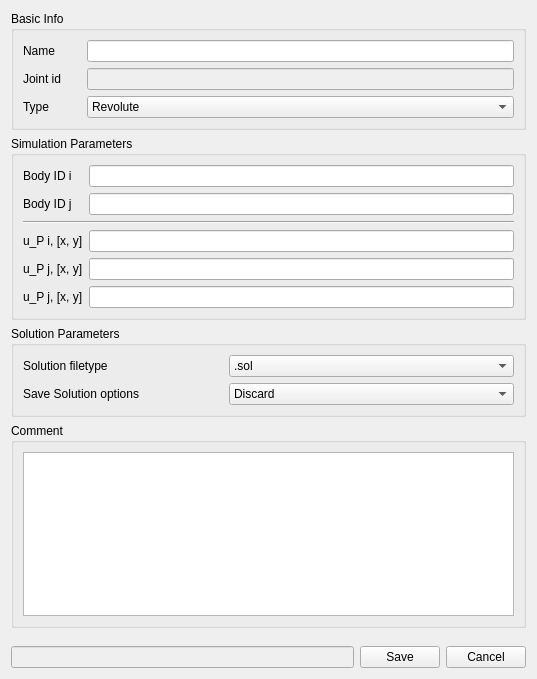
<?xml version="1.0" encoding="UTF-8"?>
<ui version="4.0">
 <class>Form</class>
 <widget class="QWidget" name="Form">
  <property name="geometry">
   <rect>
    <x>0</x>
    <y>0</y>
    <width>537</width>
    <height>679</height>
   </rect>
  </property>
  <property name="sizePolicy">
   <sizepolicy hsizetype="Preferred" vsizetype="Preferred">
    <horstretch>0</horstretch>
    <verstretch>0</verstretch>
   </sizepolicy>
  </property>
  <property name="minimumSize">
   <size>
    <width>537</width>
    <height>679</height>
   </size>
  </property>
  <property name="maximumSize">
   <size>
    <width>537</width>
    <height>1000</height>
   </size>
  </property>
  <property name="windowTitle">
   <string>Joint</string>
  </property>
  <layout class="QVBoxLayout" name="verticalLayout">
   <item>
    <widget class="QGroupBox" name="groupBox_basicInfo">
     <property name="title">
      <string>Basic Info</string>
     </property>
     <layout class="QGridLayout" name="gridLayout">
      <item row="0" column="0">
       <widget class="QLabel" name="name_label">
        <property name="text">
         <string>Name</string>
        </property>
       </widget>
      </item>
      <item row="2" column="3">
       <widget class="QComboBox" name="jointTypecomboBox">
        <item>
         <property name="text">
          <string>Revolute</string>
         </property>
        </item>
        <item>
         <property name="text">
          <string>Fixed</string>
         </property>
        </item>
        <item>
         <property name="text">
          <string>Prismatic</string>
         </property>
        </item>
       </widget>
      </item>
      <item row="1" column="3">
       <widget class="QLineEdit" name="jointID_lineEdit">
        <property name="enabled">
         <bool>false</bool>
        </property>
       </widget>
      </item>
      <item row="0" column="3">
       <widget class="QLineEdit" name="name_lineEdit"/>
      </item>
      <item row="2" column="0">
       <widget class="QLabel" name="jointType_label">
        <property name="text">
         <string>Type</string>
        </property>
       </widget>
      </item>
      <item row="1" column="0">
       <widget class="QLabel" name="jointID_label">
        <property name="text">
         <string>Joint id</string>
        </property>
       </widget>
      </item>
      <item row="0" column="1">
       <spacer name="horizontalSpacer">
        <property name="orientation">
         <enum>Qt::Horizontal</enum>
        </property>
        <property name="sizeType">
         <enum>QSizePolicy::Fixed</enum>
        </property>
        <property name="sizeHint" stdset="0">
         <size>
          <width>20</width>
          <height>20</height>
         </size>
        </property>
       </spacer>
      </item>
     </layout>
    </widget>
   </item>
   <item>
    <widget class="QGroupBox" name="groupBox_simulationParameters">
     <property name="title">
      <string>Simulation Parameters</string>
     </property>
     <layout class="QGridLayout" name="gridLayout_2">
      <item row="0" column="0">
       <widget class="QLabel" name="bodyIDi_label">
        <property name="text">
         <string>Body ID i</string>
        </property>
       </widget>
      </item>
      <item row="4" column="0">
       <widget class="QLabel" name="uPi_label">
        <property name="text">
         <string>u_P i, [x, y]</string>
        </property>
       </widget>
      </item>
      <item row="5" column="1">
       <widget class="QLineEdit" name="uPj_lineEdit"/>
      </item>
      <item row="1" column="1">
       <widget class="QLineEdit" name="bodyIDj_lineEdit"/>
      </item>
      <item row="1" column="0">
       <widget class="QLabel" name="bodyIDj_label">
        <property name="text">
         <string>Body ID j</string>
        </property>
       </widget>
      </item>
      <item row="5" column="0">
       <widget class="QLabel" name="uPj_label">
        <property name="text">
         <string>u_P j, [x, y]</string>
        </property>
       </widget>
      </item>
      <item row="0" column="1">
       <widget class="QLineEdit" name="bodyIDi_lineEdit"/>
      </item>
      <item row="2" column="0" colspan="2">
       <widget class="Line" name="line">
        <property name="orientation">
         <enum>Qt::Horizontal</enum>
        </property>
       </widget>
      </item>
      <item row="4" column="1">
       <widget class="QLineEdit" name="uPi_lineEdit"/>
      </item>
      <item row="6" column="0">
       <widget class="QLabel" name="uQi_label">
        <property name="text">
         <string>u_P j, [x, y]</string>
        </property>
       </widget>
      </item>
      <item row="6" column="1">
       <widget class="QLineEdit" name="uQi_lineEdit"/>
      </item>
     </layout>
    </widget>
   </item>
   <item>
    <widget class="QGroupBox" name="groupBox">
     <property name="sizePolicy">
      <sizepolicy hsizetype="Preferred" vsizetype="Fixed">
       <horstretch>0</horstretch>
       <verstretch>0</verstretch>
      </sizepolicy>
     </property>
     <property name="title">
      <string>Solution Parameters</string>
     </property>
     <layout class="QGridLayout" name="gridLayout_3">
      <item row="0" column="0">
       <widget class="QLabel" name="solutionFiletype_label">
        <property name="sizePolicy">
         <sizepolicy hsizetype="Fixed" vsizetype="Preferred">
          <horstretch>0</horstretch>
          <verstretch>0</verstretch>
         </sizepolicy>
        </property>
        <property name="minimumSize">
         <size>
          <width>200</width>
          <height>0</height>
         </size>
        </property>
        <property name="text">
         <string>Solution filetype</string>
        </property>
       </widget>
      </item>
      <item row="3" column="0">
       <widget class="QLabel" name="saveSolutionOptions_label">
        <property name="sizePolicy">
         <sizepolicy hsizetype="Fixed" vsizetype="Preferred">
          <horstretch>0</horstretch>
          <verstretch>0</verstretch>
         </sizepolicy>
        </property>
        <property name="minimumSize">
         <size>
          <width>100</width>
          <height>0</height>
         </size>
        </property>
        <property name="text">
         <string>Save Solution options</string>
        </property>
       </widget>
      </item>
      <item row="3" column="1">
       <widget class="QComboBox" name="saveDataToFile_comboBox">
        <item>
         <property name="text">
          <string>Discard</string>
         </property>
        </item>
        <item>
         <property name="text">
          <string>Overwrite (existing file)</string>
         </property>
        </item>
        <item>
         <property name="text">
          <string>Save to new (next available) file</string>
         </property>
        </item>
       </widget>
      </item>
      <item row="0" column="1">
       <widget class="QComboBox" name="solutionFiletype_comboBox">
        <property name="sizePolicy">
         <sizepolicy hsizetype="Expanding" vsizetype="Fixed">
          <horstretch>0</horstretch>
          <verstretch>0</verstretch>
         </sizepolicy>
        </property>
        <property name="minimumSize">
         <size>
          <width>0</width>
          <height>0</height>
         </size>
        </property>
        <item>
         <property name="text">
          <string>.sol</string>
         </property>
        </item>
        <item>
         <property name="text">
          <string>.dat</string>
         </property>
        </item>
        <item>
         <property name="text">
          <string>.xlsx</string>
         </property>
        </item>
       </widget>
      </item>
     </layout>
    </widget>
   </item>
   <item>
    <widget class="QGroupBox" name="groupBox_comment">
     <property name="title">
      <string>Comment</string>
     </property>
     <layout class="QGridLayout" name="gridLayout_4">
      <item row="0" column="0">
       <widget class="QTextEdit" name="comment_textEdit">
        <property name="sizePolicy">
         <sizepolicy hsizetype="Expanding" vsizetype="Minimum">
          <horstretch>0</horstretch>
          <verstretch>0</verstretch>
         </sizepolicy>
        </property>
        <property name="minimumSize">
         <size>
          <width>260</width>
          <height>4</height>
         </size>
        </property>
        <property name="maximumSize">
         <size>
          <width>1000</width>
          <height>1000</height>
         </size>
        </property>
       </widget>
      </item>
     </layout>
    </widget>
   </item>
   <item>
    <spacer name="verticalSpacer">
     <property name="orientation">
      <enum>Qt::Vertical</enum>
     </property>
     <property name="sizeHint" stdset="0">
      <size>
       <width>20</width>
       <height>40</height>
      </size>
     </property>
    </spacer>
   </item>
   <item>
    <layout class="QHBoxLayout" name="bottom_horizontalLayout">
     <item>
      <widget class="QLineEdit" name="info_lineEdit">
       <property name="enabled">
        <bool>false</bool>
       </property>
      </widget>
     </item>
     <item>
      <widget class="QPushButton" name="save_pushButton">
       <property name="text">
        <string>Save</string>
       </property>
      </widget>
     </item>
     <item>
      <widget class="QPushButton" name="cancel_pushButton">
       <property name="text">
        <string>Cancel</string>
       </property>
      </widget>
     </item>
    </layout>
   </item>
  </layout>
 </widget>
 <tabstops>
  <tabstop>name_lineEdit</tabstop>
  <tabstop>jointID_lineEdit</tabstop>
  <tabstop>jointTypecomboBox</tabstop>
  <tabstop>bodyIDi_lineEdit</tabstop>
  <tabstop>bodyIDj_lineEdit</tabstop>
  <tabstop>uPi_lineEdit</tabstop>
  <tabstop>uPj_lineEdit</tabstop>
  <tabstop>info_lineEdit</tabstop>
  <tabstop>save_pushButton</tabstop>
  <tabstop>cancel_pushButton</tabstop>
 </tabstops>
 <resources/>
 <connections/>
</ui>
